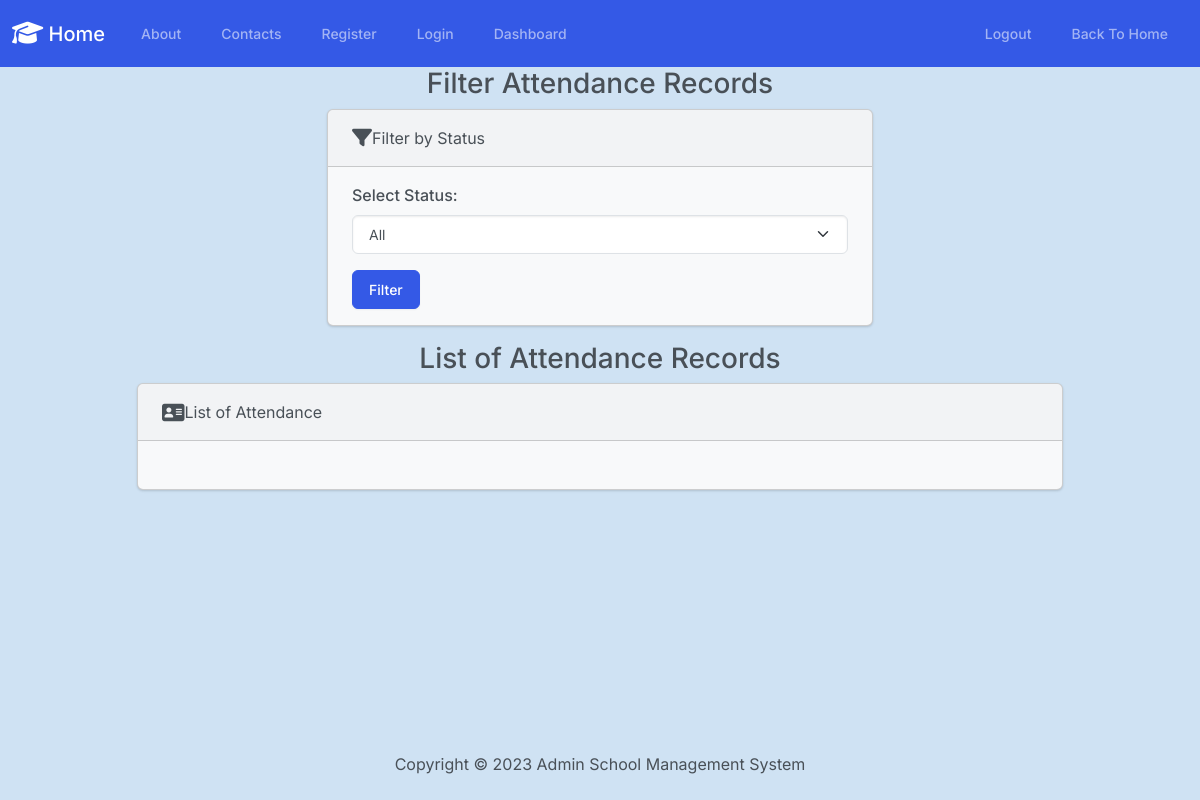
/attendance/list/by_status/, run on an earlier commit of the app's database.
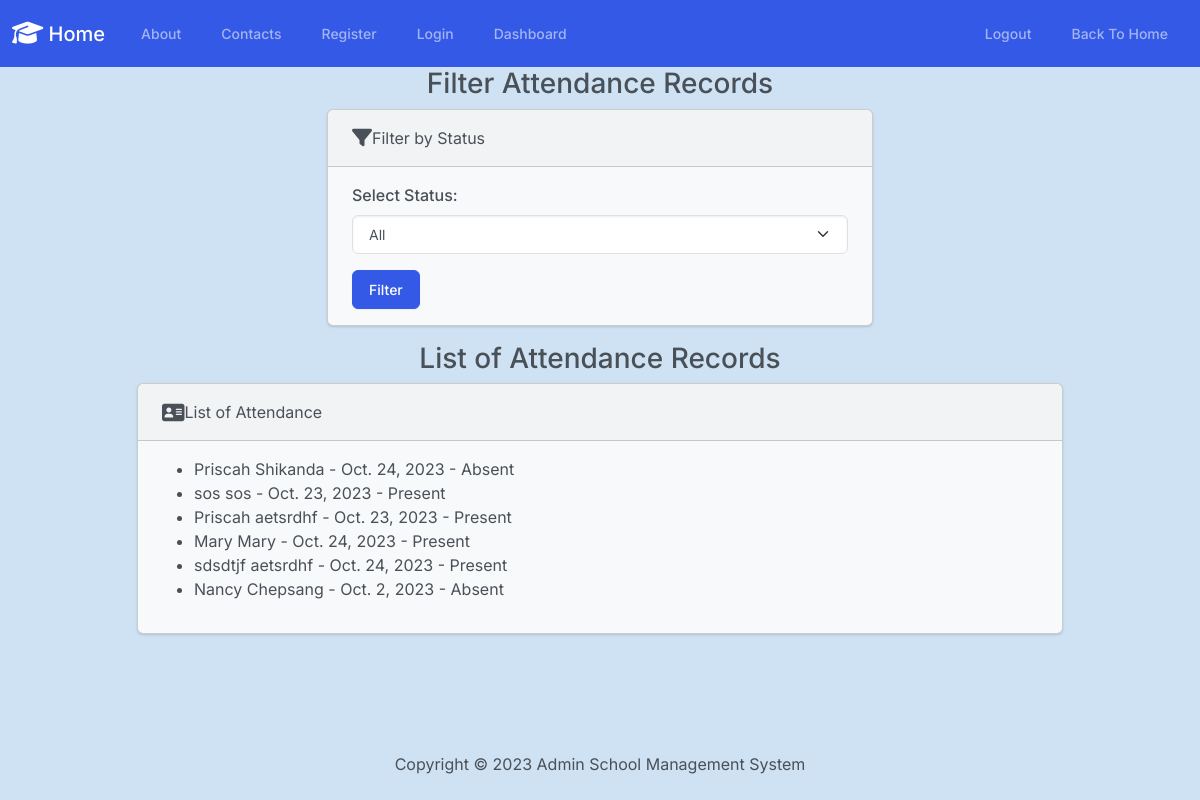
And on a later commit of the database.
### Attendance/models.py (models this page shows, shortened)
class Attendance(models.Model):
    student = models.ForeignKey(Student, on_delete=models.CASCADE)
    attendanceStatus = models.CharField(max_length=30, choices=ATTENDANCE_CHOICES)
    dateOfAttendance = models.DateField()

### Students/models.py (models this page shows)
class Student(models.Model):
    firstName = models.CharField(max_length=50)
    lastName = models.CharField(max_length=50)
    dateOfBirth = models.DateField()
    yearOfStudy = models.IntegerField(choices=YEAR_CHOICES)
    def __str__(self):
        return f'{self.firstName} {self.lastName}'

### Attendance/views.py (the view)
# urls.py: path('list/by_status/', views.list_attendance_by_status, name="list_attendance_by_status"),
def list_attendance_by_status(request):
    status = request.GET.get('status', '')
    if status:
        attendance_records = Attendance.objects.filter(attendanceStatus=status)
    else:
        attendance_records = Attendance.objects.all()
    return render(request, 'attendance/list_attendance_by_status.html', {'attendance_records': attendance_records,'status': status})

### templates/attendance/list_attendance_by_status.html (shortened to what this page needs)
{% extends "layout.html" %}
{% block content %}
    <h3 class="text-center">Filter Attendance Records</h3>
    <div class="row justify-content-center">
        <div class="col-6">
            <div class="card bg-light mb-3">
                <div class="card-header">
                    <i class="fa-solid fa-filter fa-lg"></i>Filter by Status
                </div>
                <div class="card-body">
                    <form method="GET">
                        <div class="mb-3">
                            <label for="status" class="form-label">Select Status:</label>
                            <select name="status" id="status" class="form-select">
                                <option value="" selected>All</option>
                            </select>
                        </div>
                        <button type="submit" class="btn btn-primary">Filter</button>
                    </form>
                </div>
            </div>
        </div>
    </div>
    <h3 class="text-center">List of Attendance Records</h3>
    <div class="row justify-content-center">
        <div class="col-10">
            <div class="card bg-light mb-3">
                <div class="card-header">
                    <i class="fa-solid fa-address-card fa-lg"></i>List of Attendance
                </div>
                <div class="card-body">
                    <ul>
                        {% for attendance_record in attendance_records %}
                            <li>{{ attendance_record.student }} - {{ attendance_record.dateOfAttendance }} - {{ attendance_record.attendanceStatus }}</li>
                        {% endfor %}
                    </ul>
                </div>
            </div>
        </div>
    </div>
{% endblock %}

What changed in the data, as far as the page shows it:
added Attendance: student "Priscah Shikanda", dateOfAttendance "Oct. 24, 2023", attendanceStatus "Absent"
added Attendance: student "sos sos", dateOfAttendance "Oct. 23, 2023", attendanceStatus "Present"
added Attendance: student "Priscah aetsrdhf", dateOfAttendance "Oct. 23, 2023", attendanceStatus "Present"
added Attendance: student "Mary Mary", dateOfAttendance "Oct. 24, 2023", attendanceStatus "Present"
added Attendance: student "sdsdtjf aetsrdhf", dateOfAttendance "Oct. 24, 2023", attendanceStatus "Present"
added Attendance: student "Nancy Chepsang", dateOfAttendance "Oct. 2, 2023", attendanceStatus "Absent"
